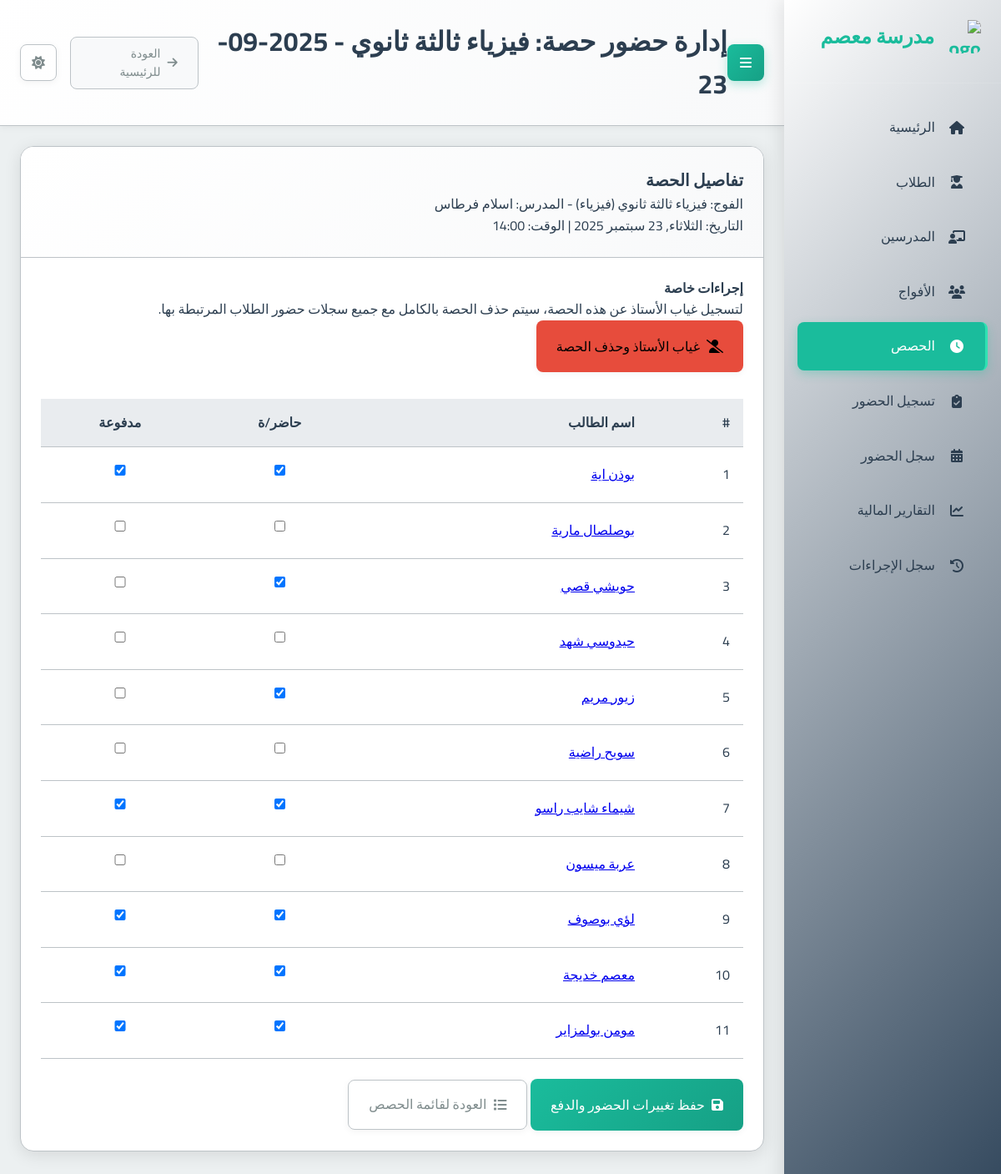
The page /sessions/35/manage_attendance/ on the database its author committed.
### school_app/models.py (models this page shows, shortened)
class Session(models.Model):
    group = models.ForeignKey(Group, on_delete=models.CASCADE, related_name='sessions', verbose_name="الفوج")
    date = models.DateField(verbose_name="التاريخ")
    start_time = models.TimeField(verbose_name="وقت البدء")
    duration = models.DecimalField(max_digits=4, decimal_places=2, verbose_name="المدة (ساعات)")
    teacher_attended = models.BooleanField(default=True, verbose_name="حضور المدرس")
    teacher_compensated = models.BooleanField(default=False, verbose_name="تم تعويض المدرس")
    teacher_payment_amount = models.DecimalField(max_digits=10, decimal_places=2, default=Decimal('0.00'), verbose_name="المبلغ المدفوع للمدرس")
    created_at = models.DateTimeField(auto_now_add=True, verbose_name="تاريخ الإنشاء")
    class Meta:
        verbose_name = "حصة"
        verbose_name_plural = "الحصص"

class Group(models.Model):
    name = models.CharField(max_length=100, verbose_name="اسم الفوج")
    subject = models.ForeignKey(Subject, on_delete=models.PROTECT, verbose_name="المادة")
    teacher = models.ForeignKey(Teacher, on_delete=models.CASCADE, verbose_name="المدرس")
    academic_levels = models.ManyToManyField(AcademicLevel, verbose_name="المستويات الدراسية المتوافقة")
    price_per_4_sessions = models.DecimalField(max_digits=10, decimal_places=2, verbose_name="السعر لكل 4 حصص")
    session_day = models.IntegerField(choices=[
        (0, 'الاثنين'),
        (1, 'الثلاثاء'),
        (2, 'الأربعاء'),
        (3, 'الخميس'),
        (4, 'الجمعة'),
        (5, 'السبت'),
        (6, 'الأحد')
    ], verbose_name="يوم الحصة")
    session_start_time = models.TimeField(verbose_name="وقت بداية الحصة")
    session_duration = models.DecimalField(max_digits=4, decimal_places=2, default=1.5, verbose_name="مدة الحصة (ساعات)")
    students = models.ManyToManyField(Student, through='StudentGroup', blank=True, verbose_name="الطلاب المسجلون")
    created_at = models.DateTimeField(auto_now_add=True, verbose_name="تاريخ الإنشاء")
    is_continuous = models.BooleanField(default=False, verbose_name="فوج مستمر (تُنشأ الحصص أسبوعياً تلقائياً)")
    created_sessions_until = models.DateField(null=True, blank=True, verbose_name="تم إنشاء الحصص حتى تاريخ")
    class Meta:
        verbose_name = "فوج"
        verbose_name_plural = "الأفواج"

class Subject(models.Model):
    name = models.CharField(max_length=100, verbose_name="اسم المادة")
    class Meta:
        verbose_name = "مادة دراسية"
        verbose_name_plural = "المواد الدراسية"

class Teacher(models.Model):
    full_name = models.CharField(max_length=201, verbose_name="الاسم الكامل")
    phone_number = models.CharField(max_length=20, unique=True, verbose_name="رقم الهاتف")
    subject = models.ForeignKey(Subject, on_delete=models.PROTECT, verbose_name="المادة الأساسية")
    created_at = models.DateTimeField(auto_now_add=True, verbose_name="تاريخ الإنشاء")
    class Meta:
        verbose_name = "مدرس"
        verbose_name_plural = "المدرسون"

class Student(models.Model):
    full_name = models.CharField(max_length=201, verbose_name="الاسم الكامل")
    phone_number = models.CharField(max_length=20, null=True, blank=True, verbose_name="رقم هاتف الطالب")
    guardian_phone = models.CharField(max_length=20, null=True, blank=True, verbose_name="رقم هاتف الولي")
    birth_day = models.IntegerField(verbose_name="يوم الميلاد")
    birth_month = models.IntegerField(verbose_name="شهر الميلاد")
    birth_year = models.IntegerField(verbose_name="سنة الميلاد")
    academic_level = models.ForeignKey(AcademicLevel, on_delete=models.PROTECT, verbose_name="المستوى الدراسي")
    registration_fee_paid = models.BooleanField(default=False, verbose_name="رسوم التسجيل مدفوعة")
    card_number = models.CharField(max_length=20, unique=True, blank=True, null=True, verbose_name="رقم البطاقة")
    prepaid_balance = models.DecimalField(max_digits=10, decimal_places=2, default=Decimal('0.00'), verbose_name="رصيد مدفوع مقدماً")
    created_at = models.DateTimeField(auto_now_add=True, verbose_name="تاريخ الإنشاء")
    class Meta:
        verbose_name = "طالب"
        verbose_name_plural = "الطلاب"

### school_app/views.py (the view, shortened to what this page needs)
# urls.py: path('sessions/<int:session_id>/manage_attendance/', views.manage_session_attendance, name='manage_session_attendance'),
def manage_session_attendance(request, session_id):
    session = get_object_or_404(Session.objects.select_related('group__subject', 'group__teacher'), id=session_id)
    students_in_group = session.group.students.all().order_by('full_name')
    page_title = f"إدارة حضور حصة: {session.group.name} - {session.date.strftime('%Y-%m-%d')}"
    existing_attendance_records = Attendance.objects.filter(session=session)
    attendance_data_map = {att.student_id: {
        'present': att.present,
        'paid': att.student_paid_for_session,
        'attendance_id': att.id
    } for att in existing_attendance_records}
    student_attendance_list = []
    for student in students_in_group:
        data = attendance_data_map.get(student.id, {})
        student_attendance_list.append({
            'student_id': student.id,
            'student_name': student.full_name,
            'is_present': data.get('present', False),
            'is_paid': data.get('paid', False)
        })
    context = {
        'session': session,
        'student_attendance_list': student_attendance_list,
        'page_title': page_title
    }
    return render(request, 'school_app/manage_session_attendance.html', context)

### templates/school_app/manage_session_attendance.html (shortened to what this page needs)
{% extends "base.html" %}
{% block page_title %}{{ page_title }}{% endblock %}
{% block content %}
<div class="card">
  <div class="card-header">
    <h3 class="card-title">تفاصيل الحصة</h3>
    <p class="card-subtitle text-muted">
      الفوج: {{ session.group.name }} ({{ session.group.subject.name }}) - المدرس: {{ session.group.teacher.full_name }} <br>
      التاريخ: {{ session.date|date:"l, d F Y" }} | الوقت: {{ session.start_time|time:"H:i" }}
    </p>
  </div>
  <div class="card-body">
    <div class="mb-4 p-3 border rounded bg-light">
        <h4 class="text-danger">إجراءات خاصة</h4>
        <p>لتسجيل غياب الأستاذ عن هذه الحصة، سيتم حذف الحصة بالكامل مع جميع سجلات حضور الطلاب المرتبطة بها.</p>
        <form method="POST" action="{% url 'delete_session' session.id %}" style="display: inline;">
            <button type="submit" class="btn btn-danger" onclick="return confirm('هل أنت متأكد من تسجيل غياب الأستاذ؟ سيتم حذف الحصة بشكل نهائي.');">
                <i class="fas fa-user-slash"></i> غياب الأستاذ وحذف الحصة
            </button>
        </form>
    </div>
    <form method="post">
      <div class="table-responsive">
        <table class="table table-striped table-hover">
          <thead class="thead-light">
            <tr>
              <th>#</th>
              <th>اسم الطالب</th>
              <th class="text-center">حاضر/ة</th>
              <th class="text-center">مدفوعة</th>
            </tr>
          </thead>
          <tbody>
            {% for student_data in student_attendance_list %}
              <tr>
                <td>{{ forloop.counter }}</td>
                <td><a href="{% url 'student_detail' student_data.student_id %}">{{ student_data.student_name }}</a></td>
                <td class="text-center">
                  <div class="custom-control custom-checkbox">
                    <input type="checkbox" class="custom-control-input" id="student_{{ student_data.student_id }}_present" name="student_{{ student_data.student_id }}_present" value="on" {% if student_data.is_present %}checked{% endif %}>
                  </div>
                </td>
                <td class="text-center">
                  <div class="custom-control custom-checkbox">
                    <input type="checkbox" class="custom-control-input" id="student_{{ student_data.student_id }}_paid" name="student_{{ student_data.student_id }}_paid" value="on" {% if student_data.is_paid %}checked{% endif %}>
                  </div>
                </td>
              </tr>
            {% empty %}
              <tr>
                <td colspan="4" class="text-center text-muted">لا يوجد طلاب مسجلون في هذا الفوج.</td>
              </tr>
            {% endfor %}
          </tbody>
        </table>
      </div>
      <div class="mt-3">
        <button type="submit" class="btn btn-primary">
          <i class="fas fa-save"></i> حفظ تغييرات الحضور والدفع
        </button>
        <a href="{% url 'session_list' %}" class="btn btn-outline-secondary">
          <i class="fas fa-list"></i> العودة لقائمة الحصص
        </a>
      </div>
    </form>
  </div>
</div>
{% endblock %}

### static/css/main.css (style rules this page uses)
:root { --primary-color: #2c3e50; --primary-light: #34495e; --primary-darker: #1a252f; --accent-color: #1abc9c; --accent-light: #2fe2b3; --accent-dark: #16a085; --text-color: #2c3e50; --text-secondary: #7f8c8d; --text-on-primary: #ffffff; --text-on-accent: #ffffff; --text-nav: #2c3e50; --background-color: #ecf0f1; --card-background: #ffffff; --input-background: #ffffff; --border-color: #bdc3c7; --input-border-color: #bdc3c7; --success-color: #2ecc71; --warning-color: #f39c12; --error-color: #e74c3c; --info-color: #1E90FF; --table-header-background: #e9ecef; --table-row-hover-background: #f8f9fa; --box-shadow-color: rgba(0, 0, 0, 0.1); --box-shadow-color-hover: rgba(0, 0, 0, 0.15); --box-shadow-soft-color: rgba(0, 0, 0, 0.05); --subtle-background: #f8f9fa; --spacing-xs: 8px; --spacing-sm: 16px; --spacing-md: 24px; --spacing-lg: 32px; --spacing-xl: 48px; --font-family: 'Cairo', sans-serif; --font-size-xs: 12px; --font-size-sm: 14px; --font-size-md: 16px; --font-size-lg: 20px; --font-size-xl: 24px; --font-size-xxl: 32px; --border-radius-sm: 4px; --border-radius-md: 8px; --border-radius-lg: 16px; --transition-fast: 0.2s ease; --transition-normal: 0.3s ease; --transition-slow: 0.5s ease; --sidebar-width: 260px; }
* { margin: 0; padding: 0; box-sizing: border-box; direction: rtl; }
html { direction: rtl; font-size: 16px; }
body { font-family: var(--font-family); background-color: var(--background-color); color: var(--text-color); line-height: 1.6; transition: background-color var(--transition-normal), color var(--transition-normal); overflow-x: hidden; }
.btn-danger { background: var(--error-color); }
.card { background-color: var(--card-background); border-radius: var(--border-radius-lg); box-shadow: 0 4px 20px var(--box-shadow-color); margin-bottom: var(--spacing-md); overflow: hidden; transition: all var(--transition-normal); border: 1px solid var(--border-color); }
.card-header { padding: var(--spacing-md); border-bottom: 1px solid var(--border-color); background: linear-gradient(135deg, var(--card-background) 0%, var(--subtle-background) 100%); }
.card-title { font-size: var(--font-size-lg); font-weight: 600; margin: 0; color: var(--text-color); }
.card-body { padding: var(--spacing-md); color: var(--text-color); }
.btn { font-family: var(--font-family); padding: var(--spacing-sm) var(--spacing-md); border: none; border-radius: var(--border-radius-md); cursor: pointer; font-size: var(--font-size-md); font-weight: 500; text-decoration: none; display: inline-flex; align-items: center; gap: var(--spacing-xs); transition: all var(--transition-fast); box-shadow: 0 2px 8px var(--box-shadow-soft-color); }
.btn-primary { background: linear-gradient(135deg, var(--accent-color) 0%, var(--accent-dark) 100%); color: var(--text-on-accent); }
.btn-outline-secondary { background-color: transparent; border: 1px solid var(--border-color); color: var(--text-secondary); }
input, select, textarea { font-family: var(--font-family); width: 100%; padding: var(--spacing-sm); border: 1px solid var(--input-border-color); border-radius: var(--border-radius-md); background-color: var(--input-background); color: var(--text-color); font-size: var(--font-size-md); transition: all var(--transition-fast); }
.text-center { text-align: center !important; }
.mb-4 { margin-bottom: var(--spacing-lg); }
.mt-3 { margin-top: var(--spacing-md); }
table { width: 100%; border-collapse: collapse; }
th, td { padding: var(--spacing-sm); text-align: right; border-bottom: 1px solid var(--border-color); }
th { background-color: var(--table-header-background); font-weight: 600; color: var(--text-color); }

### rows shown on the page
Session: group.name "فيزياء ثالثة ثانوي", group.subject.name "فيزياء", group.teacher.full_name "اسلام فرطاس", start_time "14:00"
Student: student_name "بوذن اية"
Student: student_name "بوصلصال مارية"
Student: student_name "حويشي قصي"
Student: student_name "حيدوسي شهد"
Student: student_name "زيور مريم"
Student: student_name "سويح راضية"
Student: student_name "شيماء شايب راسو"
Student: student_name "عربة ميسون"
Student: student_name "لؤي بوصوف"
Student: student_name "معصم خديجة"
Student: student_name "مومن بولمزاير"

### other values the page prints
{{ page_title }} "إدارة حضور حصة: فيزياء ثالثة ثانوي - 2025-09-23"
